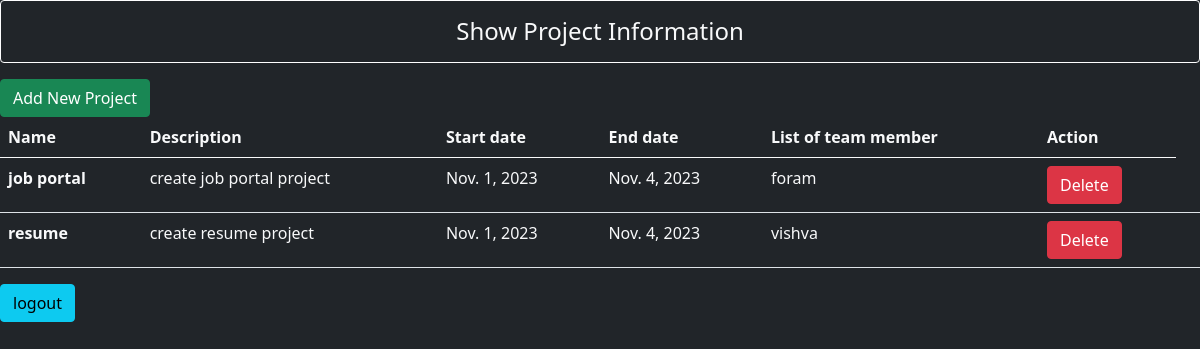
Before: /admin_home/ with the older database file.
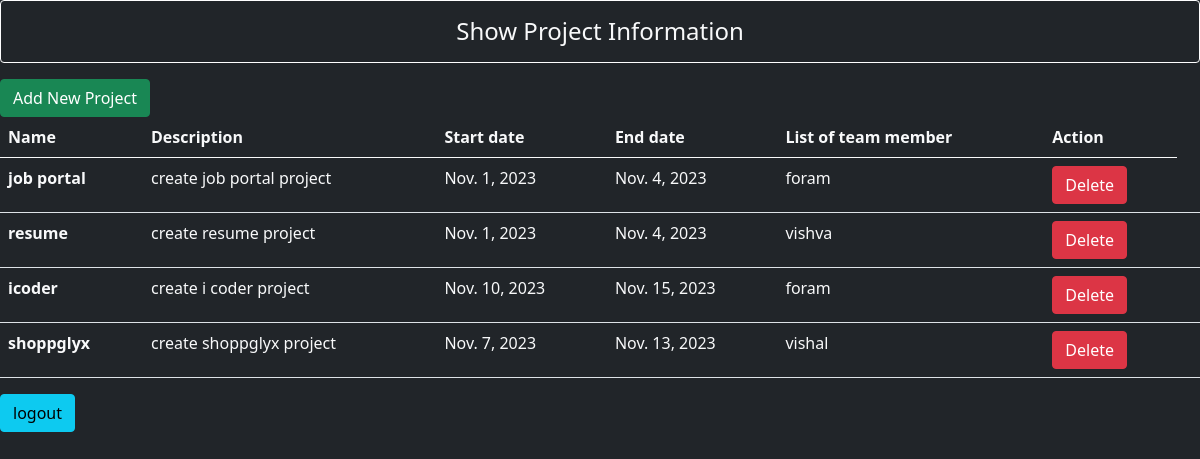
After: the same page with the newer database file.
### app/models.py (models this page shows)
class Project(models.Model):
    id = models.IntegerField(auto_created=True,primary_key=True)
    name = models.CharField(max_length=255)
    description = models.CharField(max_length=255)
    start_date = models.DateField(null=False)
    end_date = models.DateField(null=False)
    list_of_team_member = models.ForeignKey(User,on_delete=models.CASCADE)

class User(AbstractUser):
    is_developer = models.BooleanField('is_developer',default=False)
    is_manager = models.BooleanField('is_manager',default=False)
    is_admin = models.BooleanField('is_admin',default=False)

### app/views.py (the view)
# urls.py: path('admin_home/',views.admin_home,name='admin_home'),
def admin_home(request):
    projects = Project.objects.all()
    return render(request,'app/admin_home.html',{'projects':projects})

### app/templates/app/admin_home.html (shortened to what this page needs)
<!DOCTYPE html>
<html lang="en">
<head>
    <link href="https://cdn.jsdelivr.net/npm/bootstrap@5.0.2/dist/css/bootstrap.min.css" rel="stylesheet">
 </head>
<body class="bg-dark text-light">
    <div class="row">
        <div class="">
            <h4 class="text-center alert alert-grey border border-white">Show Project Information</h4>
            <a href="{% url "add_project" %}" class="btn btn-success btn-smx">Add New Project</a>
            {% if projects %}
            <table class="table table-hover-light text-light">
                <thead>
                  <tr>
                    <th scope="col">Name</th>
                    <th scope="col">Description</th>
                    <th scope="col">Start date</th>
                    <th scope="col">End date</th>
                    <th scope="col">List of team member</th>
                    <th scope="col">Action</th>
                  </tr>
                </thead>
                <tbody>
                    {% for p in projects %}
                  <tr>
                    <th scope="row">{{p.name}}</th>
                    <td>{{p.description}}</td>
                    <td>{{p.start_date}}</td>
                    <td>{{p.end_date}}</td>
                    <td>{{p.list_of_team_member}}</td>
                    <td>
                         <form action="{% url 'deletedata' p.id %}" method='POST' class='d-inline'>
                            <input type="submit" value="Delete" class='btn btn-danger'>
                        </form>
                    </td>
                    <td>
                  </tr>
                  {% endfor %}
                </tbody>
              </table>
            {% else %}
                <h4 class="text-center alert alert-warning">No record</h4>
            {% endif %}
            <a href="{% url "logout" %}" class="btn btn-info btn-smx">logout</a>
        </div>
</body>
</html>

Changed rows visible on the page:
added Project: name "icoder", description "create i coder project", start_date "Nov. 10, 2023", end_date "Nov. 15, 2023", list_of_team_member "foram"
added Project: name "shoppglyx", description "create shoppglyx project", start_date "Nov. 7, 2023", end_date "Nov. 13, 2023", list_of_team_member "vishal"
